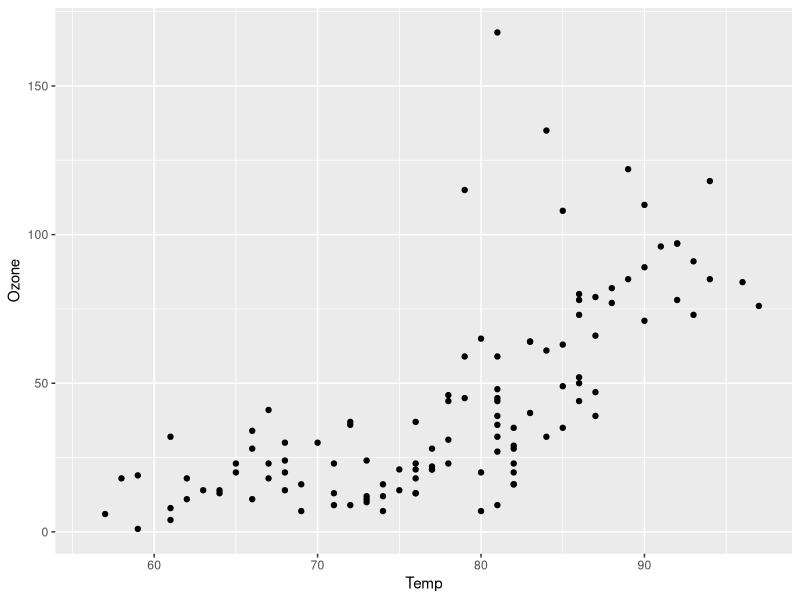
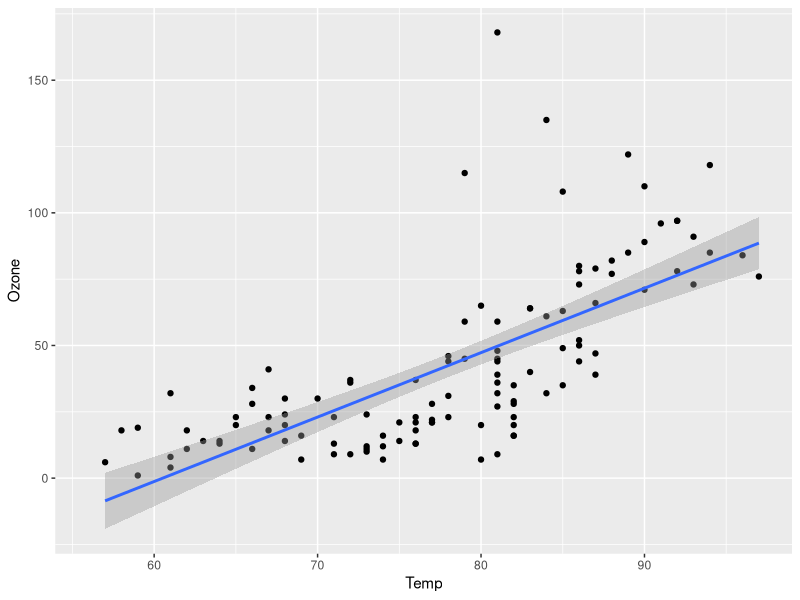
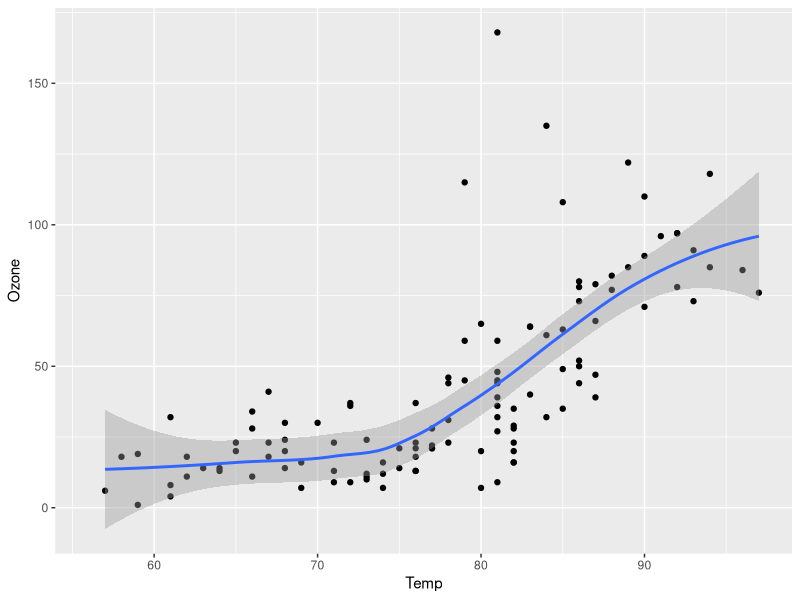

These figures' R source, in order: (Note: this script raises an error after producing the figures.)
## ---- chunk 1
# Developed by Nuvan Rathnayaka (Fall 2018)
# Updated by Matt Jansen (Spring 2019)
## ---- chunk 2
#install.packages("tidyverse", dependencies=TRUE)
library(tidyverse)
## ---- chunk 3
data()
## ---- chunk 4
data(airquality)
head(airquality)
tail(airquality)
summary(airquality)
## ---- chunk 5
ggplot(airquality, aes(x = Temp, y = Ozone)) + 
  geom_point()
## ---- chunk 6
ggplot(airquality, aes(x = Temp, y = Ozone)) + 
  geom_point() + geom_smooth(method="lm")
## ---- chunk 7
ggplot(airquality, aes(x = Temp, y = Ozone)) + 
  geom_point() + geom_smooth(method="loess")
## ---- chunk 8
airquality$Year <- "1973"
## ---- chunk 9
airquality$Date <- as.Date(with(airquality, paste(Year, Month, Day, sep="-"), "%Y-%m-%d"))
## ---- chunk 10
airquality$Date2 <- as.Date(paste(airquality$Year, airquality$Month, airquality$Day, sep="-"), "%Y-%m-%d")
## ---- chunk 11
ggplot(airquality, aes(x=Date, y=ozone)) +
  geom_point() + geom_smooth(method="loess") + theme_bw()
## ---- chunk 12
ggplot(airquality, aes(x=Date, y=Ozone)) +
  geom_point() + geom_smooth(method="loess") + theme_bw()
## ---- chunk 13
ggplot(airquality, aes(x = Month, y = Ozone)) +
        geom_boxplot()

## ---- chunk 14
ggplot(airquality, aes(x = Month, y = Ozone, group=Month)) +
        geom_boxplot()

## ---- chunk 15
airquality$MonthFac <- factor(airquality$Month,labels = c("May", "Jun", "Jul", "Aug", "Sep"))
ggplot(airquality, aes(x = MonthFac, y = Ozone)) +
        geom_boxplot()
## ---- chunk 16

ggplot(airquality, aes(x = MonthFac, y = Ozone)) +
        geom_boxplot() + xlab("Month") + ylab("Mean Daily Ozone (ppb)") + ggtitle("New York City Air Quality")  + theme_bw()
## ---- chunk 17

ggplot(airquality, aes(x = MonthFac, y = Ozone)) +
        geom_boxplot() + xlab("Month") + ylab("Mean Daily Ozone (ppb)") + ggtitle("New York City Air Quality")  + theme_bw() + geom_point()
## ---- chunk 18

ggplot(airquality, aes(x = MonthFac, y = Ozone)) +
        geom_boxplot() + xlab("Month") + ylab("Mean Daily Ozone (ppb)") + ggtitle("New York City Air Quality")  + theme_bw() + geom_jitter()
## ---- chunk 19

ggplot(airquality, aes(x = MonthFac, y = Ozone)) +
        geom_boxplot() + xlab("Month") + ylab("Mean Daily Ozone (ppb)") + ggtitle("New York City Air Quality")  + theme_bw() + geom_jitter(width=0.2)
## ---- chunk 20
ggplot(airquality, aes(x=Temp, y=Ozone)) + geom_point() + geom_smooth(method = "lm") + facet_grid(. ~ Month) + xlab("Maxiumum Daily Temperature (degrees Fahrenheit") + ylab("Mean Daily Ozone (ppb)") + ggtitle("New York City Air Quality") + theme_bw()
